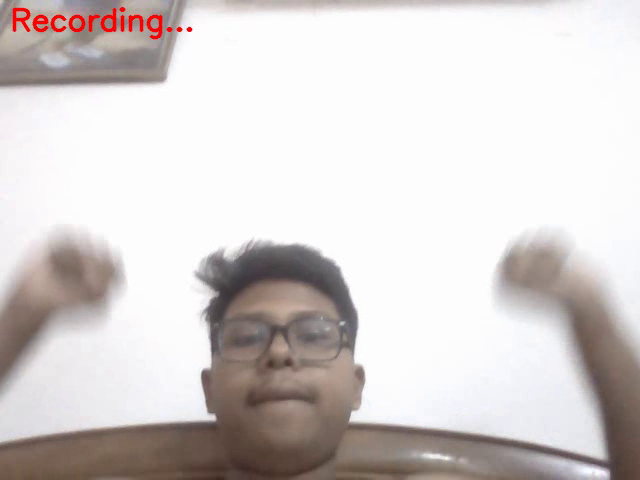
#> input picture frame 131 of output120.mp4, 640 x 480 px, given in place of the camera
$ python saving_video.py
#> lines starting #> are read from the running program, lines starting #| are printed output that depends on the picture; after the words box and inside, x2 and y2 are one past the last pixel; in counts of white or black regions, pixels touching at a corner belong together

import cv2

cam = cv2.VideoCapture(0)

frame_width = int(cam.get(cv2.CAP_PROP_FRAME_WIDTH))
frame_height = int(cam.get(cv2.CAP_PROP_FRAME_HEIGHT))

codec = cv2.VideoWriter_fourcc(*'mp4v')
recorder = cv2.VideoWriter('output120.mp4', codec, 50.0, (frame_width, frame_height))

while True:
    success, image = cam.read()
#> image is the input picture: shape (480, 640, 3); mean B, G, R 206.8, 207.9, 213.7

    if not success:
        print("Failed to capture video frame.")
        break

    cv2.flip(image,1,image)
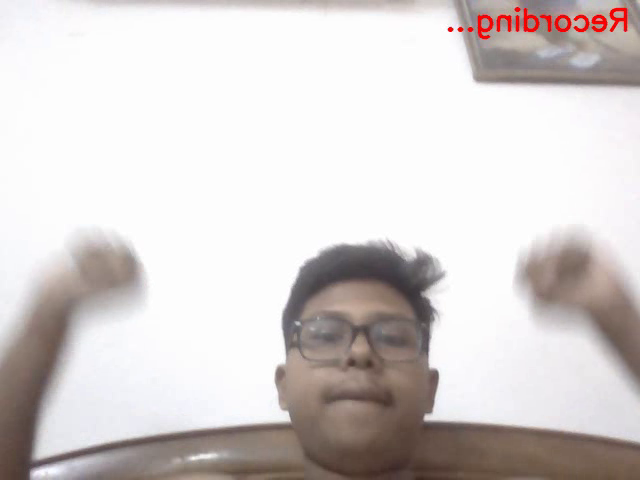
#> image: shape (480, 640, 3); mean B, G, R 206.8, 207.9, 213.7
    cv2.putText(image, "Recording...", (10, 30), cv2.FONT_HERSHEY_SIMPLEX, 1, (0, 0, 255), 2, cv2.LINE_AA)
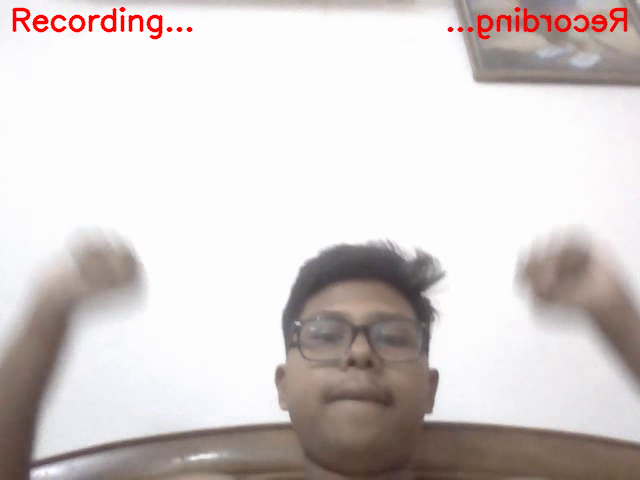
#> image: shape (480, 640, 3); 0.66% of pixels changed, all inside (x1, y1, x2, y2) = (12, 7, 193, 40)
    recorder.write(image)
    cv2.imshow("Recording live video", image)

    if cv2.waitKey(1) & 0xFF == ord("q"):
#> (key q is pressed here)
        print("Stopping the recording.")
        break

cam.release()
recorder.release()
cv2.destroyAllWindows()

$ run again, starting later in the video
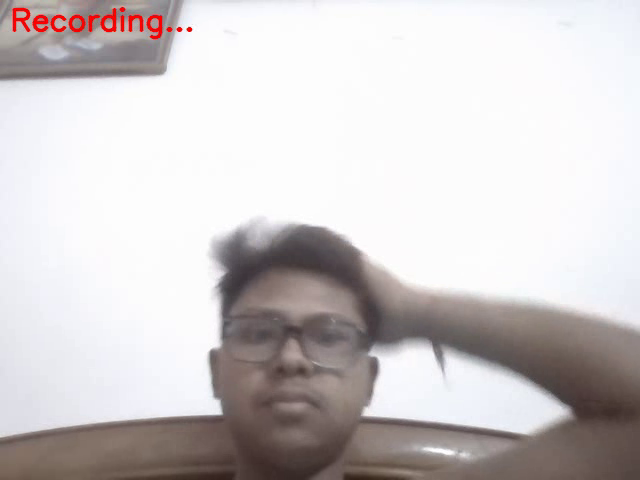
#> input picture frame 591 of output120.mp4, 640 x 480 px, given in place of the camera
#> image is the input picture: shape (480, 640, 3); mean B, G, R 202.5, 201.9, 206.9
#> `cv2.flip(image,1,image)`:
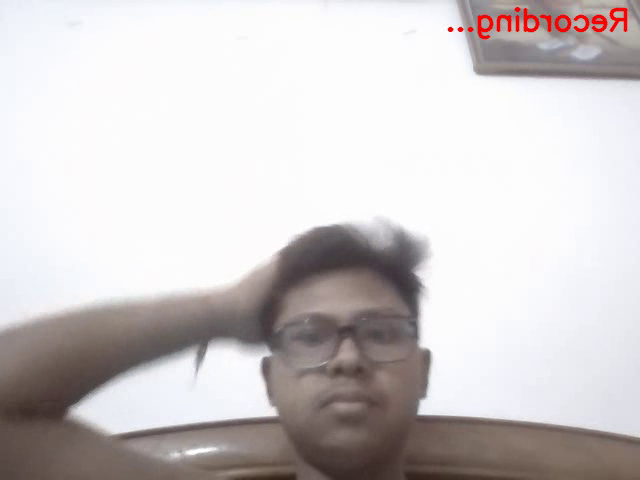
#> image: shape (480, 640, 3); mean B, G, R 202.5, 201.9, 206.9
#> `cv2.putText(image, "Recording...", (10, 30), cv2.FONT_HERSHEY_SIMPLEX,..`:
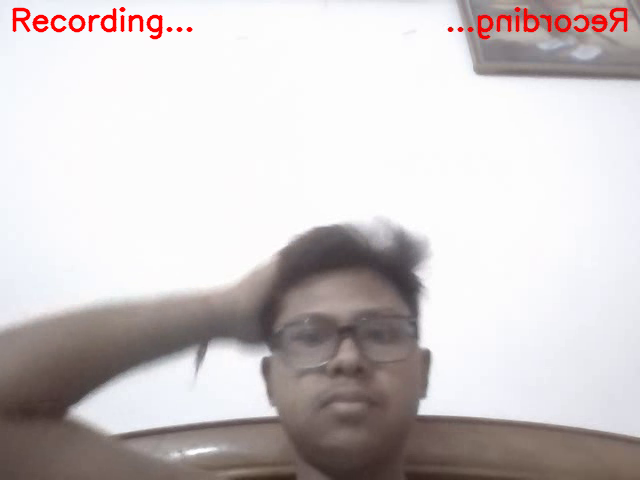
#> image: shape (480, 640, 3); 0.66% of pixels changed, all inside (x1, y1, x2, y2) = (12, 7, 193, 40)

$ run again, starting later in the video
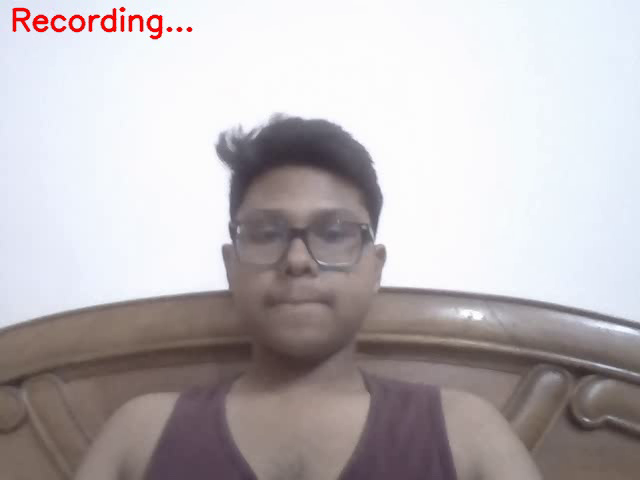
#> input picture frame 1051 of output120.mp4, 640 x 480 px, given in place of the camera
#> image is the input picture: shape (480, 640, 3); mean B, G, R 184.3, 181.8, 187.5
#> `cv2.flip(image,1,image)`:
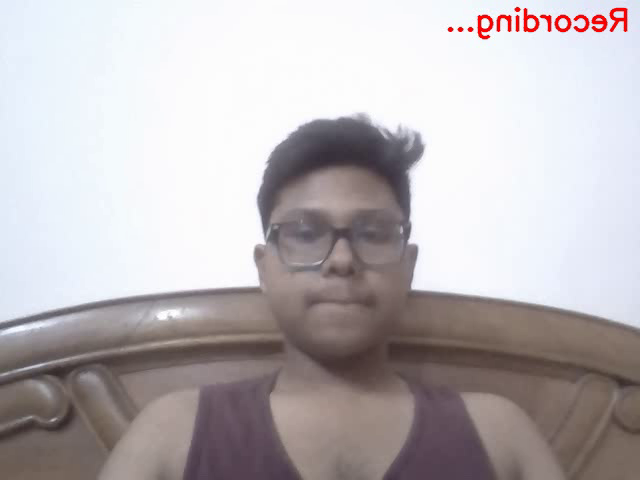
#> image: shape (480, 640, 3); mean B, G, R 184.3, 181.8, 187.5
#> `cv2.putText(image, "Recording...", (10, 30), cv2.FONT_HERSHEY_SIMPLEX,..`:
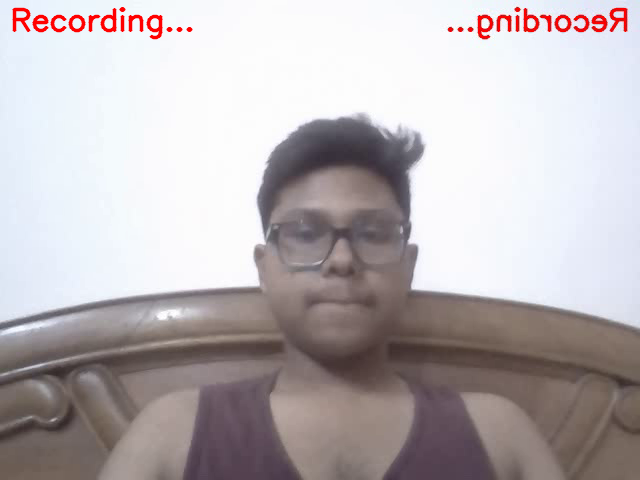
#> image: shape (480, 640, 3); 0.66% of pixels changed, all inside (x1, y1, x2, y2) = (12, 7, 193, 40)
